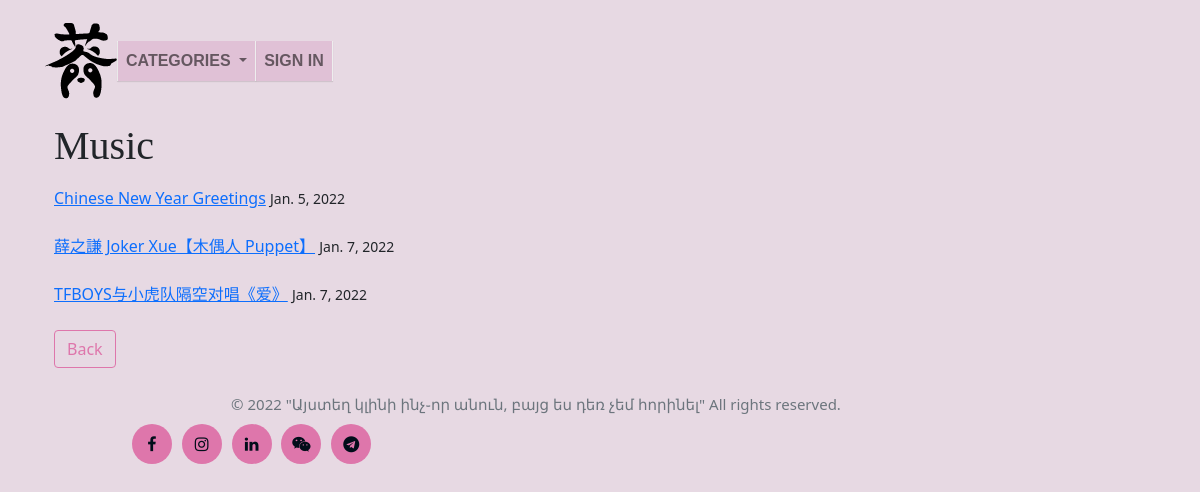
Before: /category/Music/ with the older database file.
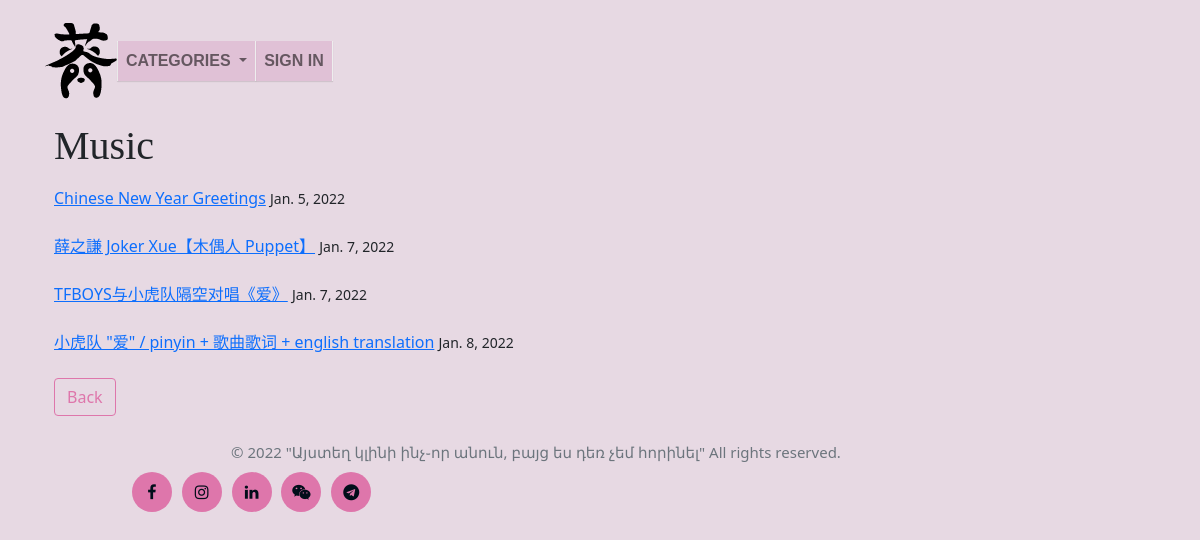
After: the same page with the newer database file.
### blog/models.py (models this page shows, shortened)
class Post(models.Model):
    title = models.CharField(max_length= 255)
    author = models.ForeignKey(User, on_delete= models.CASCADE)
    header_image = models.ImageField(null = True, blank = True,  upload_to ="images/" )
    body =  RichTextField(blank = True, null = True, max_length= 7000)
    post_date = models.DateField(auto_now_add= True)
    category = models.CharField(max_length= 255, default = 'China')
    snipped = RichTextField(max_length= 400)

### blog/views.py (the view)
# urls.py: path('category/<str:cats>/', CategoryView, name= 'category'),
def CategoryView(request, cats):
    category_posts = Post.objects.filter(category = cats.replace('-', ' '))
    return render(request, 'categories.html', {'cats': cats.title(), 'category_posts': category_posts})

### blog/templates/categories.html (shortened to what this page needs)
{%  extends 'base.html' %}
{%  block content %}
{% if category_posts %}
<ul> <h1> {{ cats }}  </h1>   </ul>
    <ul>
    {% for post in category_posts %}
       <a href="{% url 'article_detail' post.pk %}">
           {{ post.title }}</a>  <small> {{ post.post_date}} </small> <br/> <br/>
    {% endfor %}
    <a href="{% url 'home' %}" class="btn btn-secondary"> Back</a>
    </ul>
    {%  else  %}
       <h2> Sorry, there are no articles in this category yet </h2>
       <a href="{% url 'home' %}" class="btn btn-secondary"> Back</a>
    {%  endif %}
{%  endblock %}

Changed rows visible on the page:
added Post: title "小虎队 \"爱\" / pinyin + 歌曲歌词 + english translation", post_date "Jan. 8, 2022"
